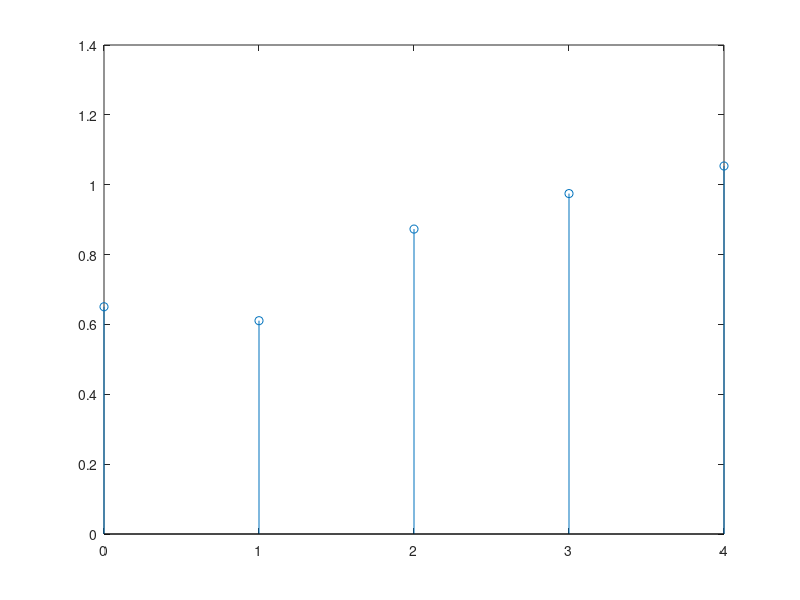

Write the MATLAB code that produced this figure.
n1=input("Enter length of first signal : ");
n2=input("Enter length of second signal : ");
x1=rand(1,n1)
x2=rand(1,n2)
if(n1<n2)
x1=horzcat(x1,zeros(1, (n2-n1)));
else
x2=horzcat(x2,zeros(1, (n1-n2)));
end
sum=x1+x2;
n1=0:length(sum)-1;
stem(n1,sum);